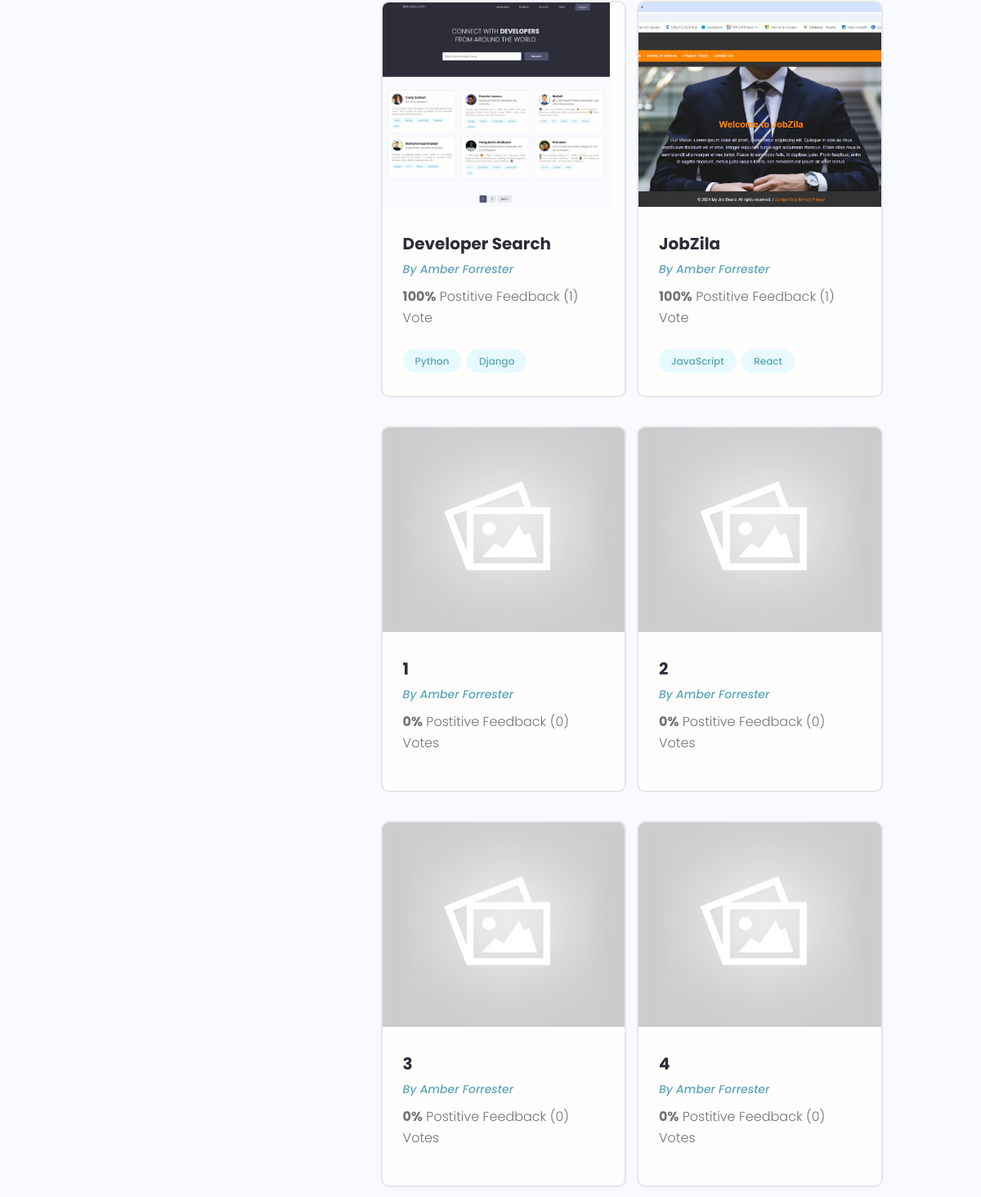
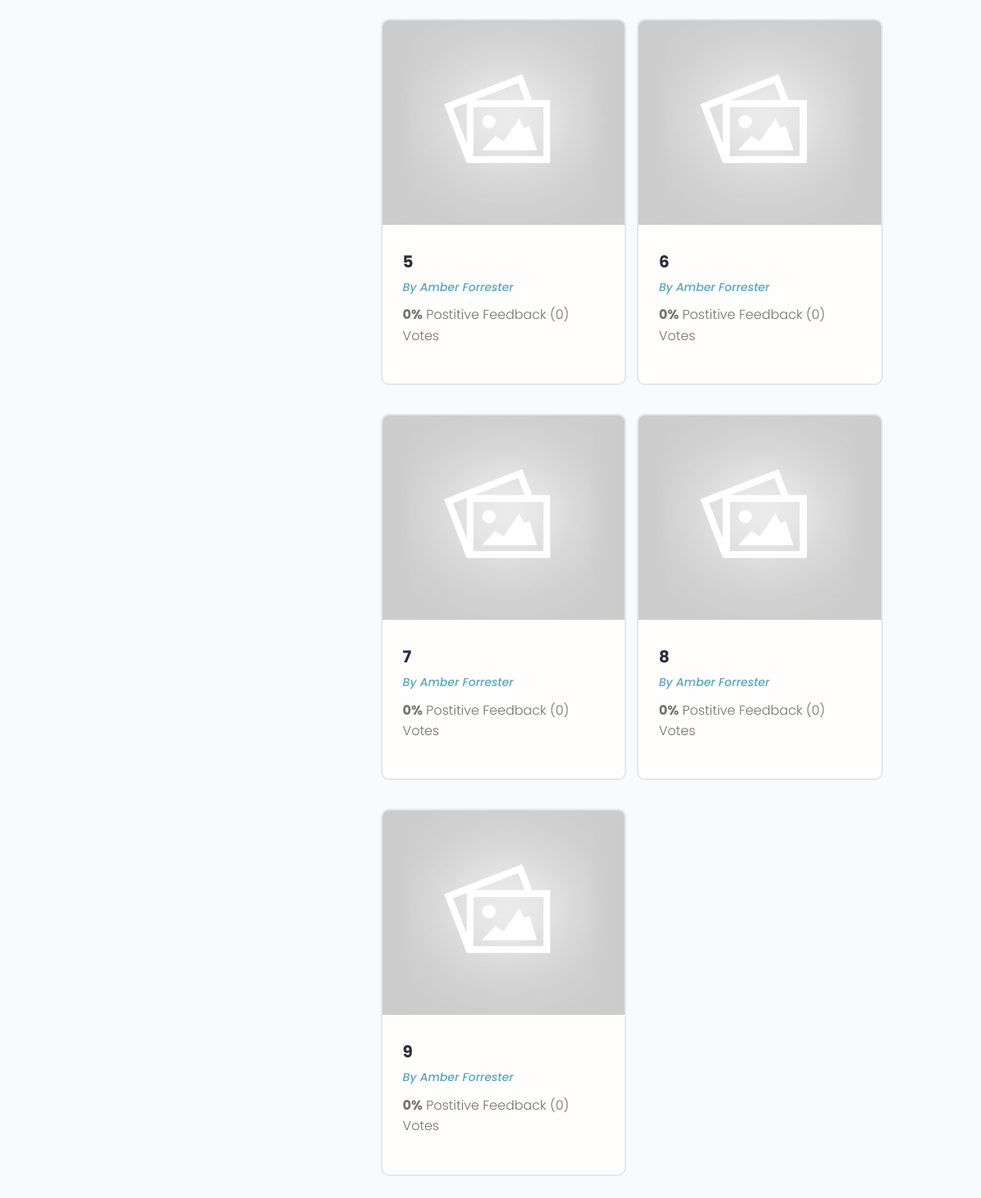
Before: /profile/95ff4cc4-5dfb-4760-8259-c2f0abc00f63/ (lower part) with the older database file (2 pictures, top to bottom).
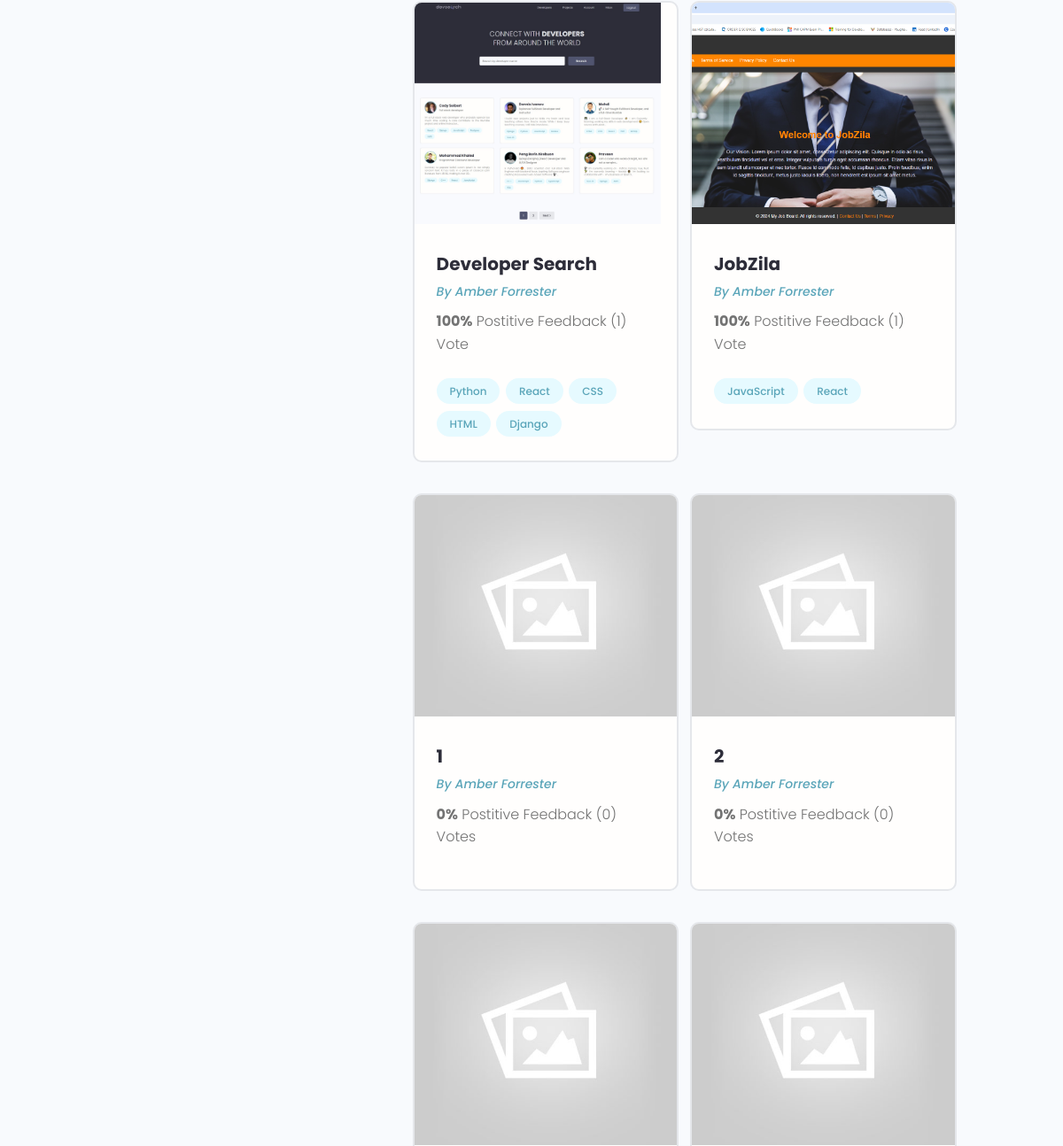
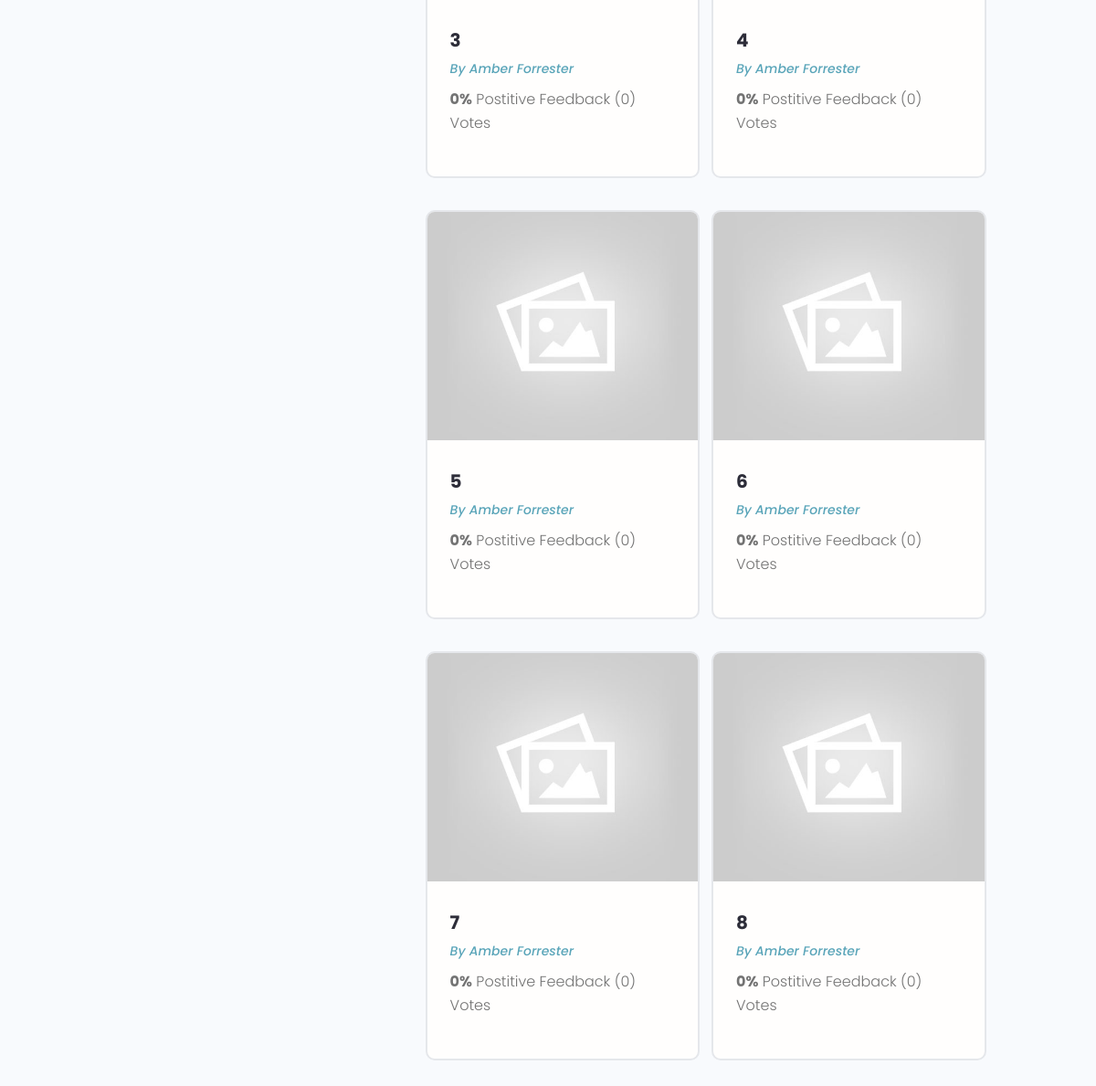
After: the same page with the newer database file (2 pictures, top to bottom).
### projects/models.py (models this page shows, shortened)
class Project(models.Model):
    owner = models.ForeignKey(Profile, null=True, blank=True,
                              on_delete=models.CASCADE)
    title = models.CharField(max_length=200)
    description = models.TextField(null=True, blank=True)
    featured_image = models.ImageField(null=True, blank=True, default='default.jpg')
    demo_link = models.CharField(max_length=2000, null=True, blank=True)
    source_link = models.CharField(max_length=2000, null=True, blank=True)
    tags = models.ManyToManyField('Tag', blank=True)
    vote_total = models.IntegerField(default=0, null=True, blank=True)
    vote_ratio = models.IntegerField(default=0, null=True, blank=True)
    created = models.DateTimeField(auto_now_add=True)
    id = models.UUIDField(default=uuid.uuid4, unique=True,
                          primary_key=True, editable=False)
    class Meta:
        ordering = ['-vote_ratio','-vote_total', 'title']
    @property
    def imageURL(self):
        try:
            url = self.featured_image.url
        except:
            url = 'http://127.0.0.1:8000/images/default.jpg'
        return url

class Tag(models.Model):
    name = models.CharField(max_length=200)
    created = models.DateTimeField(auto_now_add=True)
    id = models.UUIDField(default=uuid.uuid4, unique=True,
                          primary_key=True, editable=False)
    def __str__(self):
        return self.name

### users/models.py (models this page shows, shortened)
class Profile(models.Model):
    user = models.OneToOneField(
        User, on_delete=models.CASCADE, null=True, blank=True)
    name = models.CharField(max_length=200, null=True, blank=True)
    email = models.EmailField(max_length=500, null=True, blank=True)
    username = models.CharField(max_length=200, null=True, blank=True)
    location = models.CharField(max_length=200, null=True, blank=True)
    short_intro = models.CharField(max_length=200, null=True, blank=True)
    bio = models.TextField(null=True, blank=True)
    profile_image = models.ImageField(null=True, blank=True, upload_to='profiles/',
        default="profiles/user-default.png")
    social_github = models.CharField(max_length=200, null=True, blank=True)
    social_twitter = models.CharField(max_length=200, null=True, blank=True)
    social_linkedin = models.CharField(max_length=200, null=True, blank=True)
    social_youtube = models.CharField(max_length=200, null=True, blank=True)
    social_website = models.CharField(max_length=200, null=True, blank=True)
    created = models.DateTimeField(auto_now_add=True)
    id = models.UUIDField(default=uuid.uuid4, unique=True,
                          primary_key=True, editable=False)
    class Meta:
        ordering = ['created']

### users/views.py (the view)
# urls.py: path('profile/<str:pk>/', views.userProfile, name='user-profile'),
def userProfile(request, pk):
    profile = Profile.objects.get(id=pk)
    topSkills = profile.skill_set.exclude(description__exact="")
    otherSkills = profile.skill_set.filter(description="")
    context = {'profile': profile, 'topSkills': topSkills, 'otherSkills': otherSkills}
    return render(request, 'users/user-profile.html', context)

### users/models.py (called while the page is built)
    def __str__(self):
        return str(self.name)

### users/templates/users/user-profile.html (shortened to what this page needs)
{% extends 'main.html' %}
{% block content %}
<main class="profile my-md">
    <div class="container">
        <div class="layout">
            <div class="column column--1of3">
            </div>
            <div class="column column--2of3">
                <div class="devInfo">
                    <div class="grid grid--two">
                        {% for project in profile.project_set.all %}
                        <div class="column">
                            <div class="card project">
                                <a href="{% url 'project' project.id %}" class="project">
                                    <img class="project__thumbnail" src="{{project.imageURL}}" alt="project thumbnail"/>
                                    <div class="card__body">
                                        <h3 class="project__title">{{ project.title }}</h3>
                                        <p><a class="project__author" href="{% url 'user-profile' project.owner.id %}">By {{ project.owner.name }}</a></p>
                                        <p class="project--rating">
                                            <span style="font-weight: bold;">{{project.vote_ratio}}%</span> Postitive
                                            Feedback ({{project.vote_total}}) Vote{{project.vote_total|pluralize:"s"}}
                                        </p>
                                        <div class="project__tags">
                                            {% for tag in project.tags.all %}
                                            <span class="tag tag--pill tag--main">
                                                <small>{{tag}}</small>
                                            </span>
                                            {% endfor %}
                                        </div>
                                    </div>
                                </a>
                            </div>
                        </div>
                        {% endfor %}
                    </div>
                </div>
            </div>
        </div>
    </div>
</main>
{% endblock content %}

Changed rows visible on the page:
removed Project: imageURL (placeholder picture), title "9", owner.name "Amber Forrester", vote_ratio "0", vote_total "0"
changed Project "Developer Search": gains Tag (name "React")
added Tag: name "CSS", shown under Project "Developer Search"
added Tag: name "HTML", shown under Project "Developer Search"
